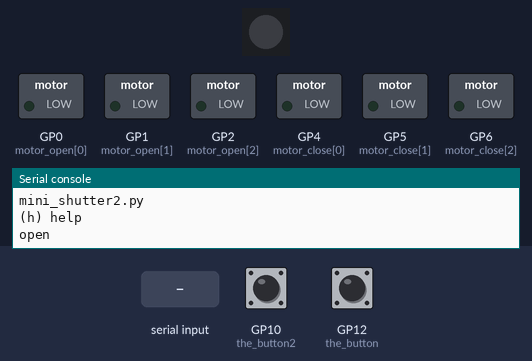
Recording of a program running on a simulated Raspberry Pi Pico running CircuitPython. Parts: 1 RGB LEDs in strip order, left to right, switched loads named in the program (green lamp = pin HIGH), the last lines printed to the serial console. Dashed ring = blinking. The test bench sets the inputs (shaded band); at power-on: GP10 (the_button2) HIGH, GP12 (the_button) HIGH. Dim RGB values are drawn brighter than linear.

Above: at 1.8 s.
1.9 s: "r" typed at the serial console, then Enter
At 2.05 s:
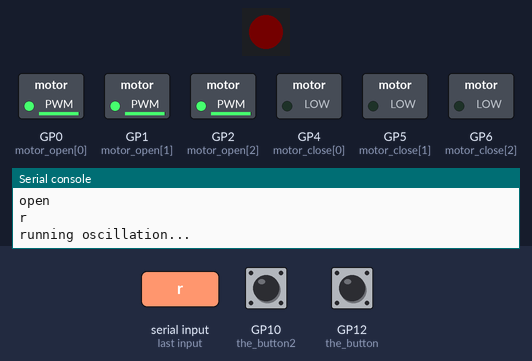
4.9 s: GP10 (the_button2) pulled LOW for 3.2 s
At 5.06 s:
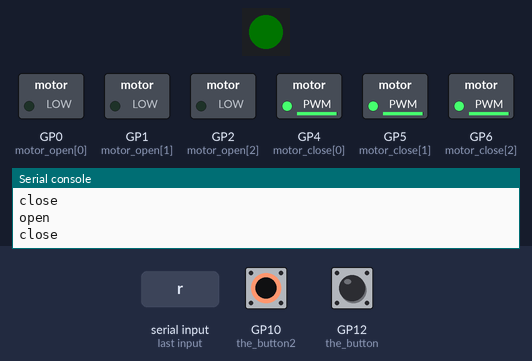
9.6 s: "o" typed at the serial console, then Enter
At 9.75 s:
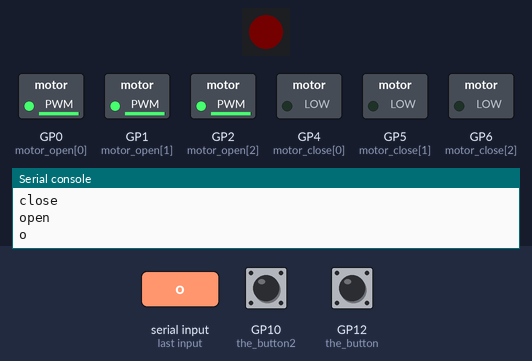
11.1 s: "c" typed at the serial console, then Enter
At 12.3 s:
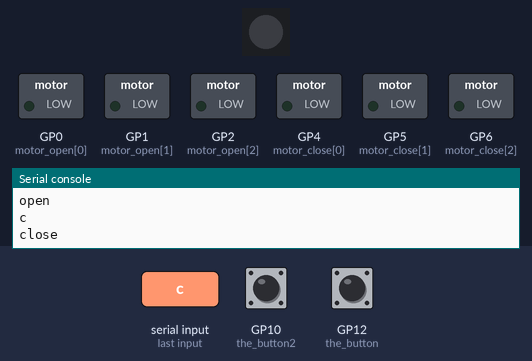
Timing chart, 0 to 13.6 s (numbered marks = the images above; inputs shaded):
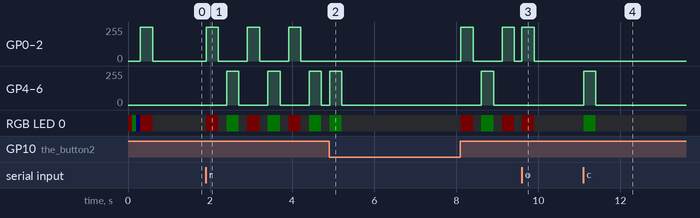

Measured:
- after the input at 1.9 s, GP0 (motor_open[0]), GP1 (motor_open[1]): alternates 252/255 for 0.30 s and 0/255 for 0.70 s, starting at once
- after the input at 4.9 s, GP4 (motor_close[0]), GP5 (motor_close[1]), GP6 (motor_close[2]): alternates 252/255 for 0.30 s and 0/255 for 3.4 s, starting at once
- after the input at 9.6 s, GP4 (motor_close[0]), GP5 (motor_close[1]), GP6 (motor_close[2]): stops changing and stays 0/255
- after the input at 11.1 s, GP4 (motor_close[0]), GP5 (motor_close[1]), GP6 (motor_close[2]): 0/255 → 252/255 at once, → 0/255 0.30 s later; RGB LED 0: off → RGB(0, 1, 0) at once, → off 0.30 s later

The program:

mini_shutter2.py
```python
#
# mini_shutter2.py: run 4mm coreless DC motor (used for an optical shutter)
# either back and forth - opening and closing repeatedly
# or button pushes to open & close
#

import time
import board
import pwmio
import usb_hid
import neopixel
import supervisor
from digitalio import DigitalInOut, Direction, Pull
from adafruit_debouncer import Debouncer

# BUTTON_PIN = board.GP27
BUTTON_PIN = board.GP12
the_button = DigitalInOut(BUTTON_PIN)		# button digital input
the_button.direction = Direction.INPUT
the_button.pull = Pull.UP

# BUTTON_PIN2 = board.GP15
BUTTON_PIN2 = board.GP10
the_button2 = DigitalInOut(BUTTON_PIN2)		# button digital input
the_button2.direction = Direction.INPUT
the_button2.pull = Pull.UP

# motor_open = DigitalInOut(board.GP7)
# motor_close = DigitalInOut(board.GP6)

motor_open_pins  = [ board.GP0, board.GP1, board.GP2 ]
motor_close_pins = [ board.GP4, board.GP5, board.GP6 ]
motor_open  = [ pwmio.PWMOut(m, frequency=500, duty_cycle=0) for m in motor_open_pins ]
motor_close = [ pwmio.PWMOut(m, frequency=500, duty_cycle=0) for m in motor_close_pins ]

sw1 = Debouncer(the_button)
sw2 = Debouncer(the_button2)

led = neopixel.NeoPixel(board.GP16, 1)
led.brightness = 0.3

print("mini_shutter2.py")
print("(h) help")

def shutter_open():
    led[0] = (5, 0, 0)
    for m in motor_close:
        m.duty_cycle = 0
    for cycle in range(32768, 65535, 1000):
        for m in motor_open:
            m.duty_cycle = cycle
    time.sleep(0.3)
    for m in motor_open:
        # m.duty_cycle = 10000	# keep slightly powered
        m.duty_cycle = 0	# unpowered
    led[0] = (0, 0, 0)
    print("open")

def shutter_close():
    led[0] = (0, 5, 0)
    for m in motor_open:
        m.duty_cycle = 0
    for cycle in range(32768, 65535, 1000):
        for m in motor_close:
            m.duty_cycle = cycle
    time.sleep(0.3)
    for m in motor_close:
        m.duty_cycle = 0
    led[0] = (0, 0, 0)
    print("close")

def process_buttons():
    global mode
    sw1.update()		# button debouncing
    sw2.update()
    if not sw1.value:
        shutter_open()
        while not sw1.value:    # Wait for button to be released
            if not sw2.value:	# if both buttons pushed
                mode = "osc"
            sw1.update()
            sw2.update()
        return

    if not sw2.value:
        shutter_close()
        while not sw2.value:    # Wait for button to be released
            if not sw1.value:	# if both buttons pushed
                mode = ""
            sw1.update()
            sw2.update()
        return

mode = ""
opened = False
last_time = time.monotonic()

def oscillate():
    global opened, last_time
    now = time.monotonic()
    if now-last_time < 0.5:
        return
    last_time = now
    if opened:
        shutter_close()
        opened = False
    else:
        shutter_open()
        opened = True

def process_input():
    global mode
    if not supervisor.runtime.serial_bytes_available:
        return
    value = input().strip()
    if value=="r":
        print("running oscillation...")
        mode = "osc"
    elif value=="o":
        mode = ""
        shutter_open()
    elif value=="c":
        mode = ""
        shutter_close()
    elif value=="s":
        mode = ""
        print("stopped")
    elif value=="h":
        print("(o) open, (c) close, (r) run oscillate, (s) stop")

# flicker LED to indicate power-up
led[0] = (5, 0, 0)
time.sleep(0.1)
led[0] = (0, 5, 0)
time.sleep(0.1)
led[0] = (0, 0, 5)
time.sleep(0.1)
led[0] = (0, 0, 0)
shutter_open()

# main loop
while True:
    process_buttons()
    process_input()
    if mode=="osc":
        oscillate()
```
